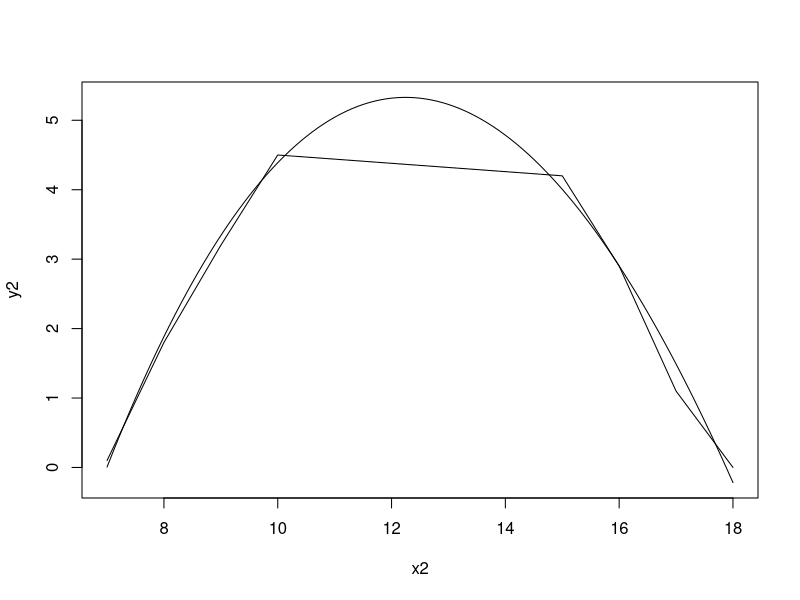

The R script that drew this image:
x<- c(7,8,9,10,15,16,17,18)
y <- c(.1,1.8,3.2,4.5,4.2,2.9,1.1,0)


model <- lm(y ~ poly(x,3))

x2<-seq(7,18,by=.1)
y2<-predict(model,data.frame(x=x2))

plot(x2,y2,type='l')
lines(x,y,type='l')

# want to know 10.5 to 14

sum((x2>10.5)*(x2<14)*(y2-5)*.1)
